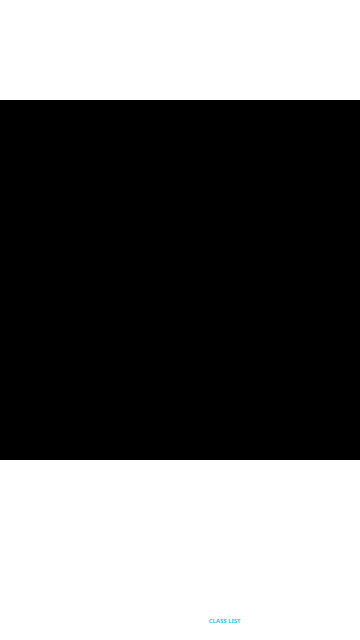
<?xml version="1.0" encoding="UTF-8"?>
<ui version="4.0">
 <class>Lecturer_Attendance_Scanner</class>
 <widget class="QMainWindow" name="Lecturer_Attendance_Scanner">
  <property name="geometry">
   <rect>
    <x>0</x>
    <y>0</y>
    <width>360</width>
    <height>640</height>
   </rect>
  </property>
  <property name="windowTitle">
   <string>Lecturer Attendance Scanner</string>
  </property>
  <property name="windowIcon">
   <iconset resource="resources.qrc">
    <normaloff>:/res/assets/presence_logo.png</normaloff>:/res/assets/presence_logo.png</iconset>
  </property>
  <widget class="QWidget" name="centralwidget">
   <property name="styleSheet">
    <string notr="true">QWidget #centralwidget {
	background-color: #FFFFFF;
}</string>
   </property>
   <widget class="QGroupBox" name="headerGroup">
    <property name="geometry">
     <rect>
      <x>0</x>
      <y>0</y>
      <width>360</width>
      <height>100</height>
     </rect>
    </property>
    <property name="styleSheet">
     <string notr="true">QGroupBox {
	border: 0px;
	border-radius: 0px;
}</string>
    </property>
    <property name="title">
     <string/>
    </property>
    <widget class="QLabel" name="headerHud">
     <property name="geometry">
      <rect>
       <x>0</x>
       <y>0</y>
       <width>360</width>
       <height>100</height>
      </rect>
     </property>
     <property name="styleSheet">
      <string notr="true"/>
     </property>
     <property name="text">
      <string/>
     </property>
     <property name="pixmap">
      <pixmap resource="resources.qrc">:/res/assets/header_short.png</pixmap>
     </property>
    </widget>
    <widget class="QPushButton" name="backButton">
     <property name="geometry">
      <rect>
       <x>15</x>
       <y>15</y>
       <width>30</width>
       <height>30</height>
      </rect>
     </property>
     <property name="styleSheet">
      <string notr="true">QPushButton {
	border: 0px;
	border-radius: 0px;
	background: none;
}

QPushButton:focus { 
	outline: none; 
}</string>
     </property>
     <property name="text">
      <string/>
     </property>
     <property name="icon">
      <iconset resource="resources.qrc">
       <normaloff>:/res/assets/back.png</normaloff>:/res/assets/back.png</iconset>
     </property>
     <property name="iconSize">
      <size>
       <width>30</width>
       <height>30</height>
      </size>
     </property>
     <property name="flat">
      <bool>true</bool>
     </property>
    </widget>
    <widget class="QLabel" name="headerSubjectCodeLabel">
     <property name="geometry">
      <rect>
       <x>55</x>
       <y>15</y>
       <width>250</width>
       <height>30</height>
      </rect>
     </property>
     <property name="font">
      <font>
       <family>Poppins</family>
       <pointsize>-1</pointsize>
       <italic>false</italic>
       <fontweight>DemiBold</fontweight>
      </font>
     </property>
     <property name="styleSheet">
      <string notr="true">QLabel {
	color: #FFF;
	text-align: center;
	font-family: Poppins;
	font-size: 24px;
	font-style: normal;
	font-weight: 600;
	line-height: normal;
}</string>
     </property>
     <property name="text">
      <string>SC&lt;?&gt;</string>
     </property>
     <property name="alignment">
      <set>Qt::AlignCenter</set>
     </property>
    </widget>
    <widget class="QLabel" name="headerSubjectDescLabel">
     <property name="geometry">
      <rect>
       <x>25</x>
       <y>40</y>
       <width>310</width>
       <height>15</height>
      </rect>
     </property>
     <property name="styleSheet">
      <string notr="true">QLabel {
	color: #FFFFFF;
	text-align: center;
	font-family: Poppins;
	font-size: 9px;
	font-style: normal;
	font-weight: 600;
	line-height: normal;
}</string>
     </property>
     <property name="text">
      <string>SD&lt;?&gt;</string>
     </property>
     <property name="alignment">
      <set>Qt::AlignCenter</set>
     </property>
    </widget>
    <widget class="QLabel" name="headerProgramLabel">
     <property name="geometry">
      <rect>
       <x>25</x>
       <y>60</y>
       <width>310</width>
       <height>20</height>
      </rect>
     </property>
     <property name="styleSheet">
      <string notr="true">QLabel {
	color: #FFFFFF;
	text-align: center;
	font-family: Poppins;
	font-size: 12px;
	font-style: normal;
	font-weight: 400;
	line-height: normal;
}</string>
     </property>
     <property name="text">
      <string>P&lt;?&gt; YS&lt;?&gt;</string>
     </property>
     <property name="alignment">
      <set>Qt::AlignCenter</set>
     </property>
    </widget>
   </widget>
   <widget class="QGroupBox" name="footerGroup">
    <property name="geometry">
     <rect>
      <x>0</x>
      <y>510</y>
      <width>360</width>
      <height>130</height>
     </rect>
    </property>
    <property name="styleSheet">
     <string notr="true">QGroupBox {
	border: 0px;
	border-radius: 0px;
}</string>
    </property>
    <property name="title">
     <string/>
    </property>
    <widget class="QLabel" name="footerHud">
     <property name="geometry">
      <rect>
       <x>10</x>
       <y>70</y>
       <width>340</width>
       <height>60</height>
      </rect>
     </property>
     <property name="text">
      <string/>
     </property>
     <property name="pixmap">
      <pixmap resource="resources.qrc">:/res/assets/footer.png</pixmap>
     </property>
     <property name="alignment">
      <set>Qt::AlignCenter</set>
     </property>
    </widget>
    <widget class="QPushButton" name="homeButton">
     <property name="geometry">
      <rect>
       <x>120</x>
       <y>77</y>
       <width>30</width>
       <height>30</height>
      </rect>
     </property>
     <property name="styleSheet">
      <string notr="true">QPushButton {
	border: 0px;
	border-radius: 0px;
	background: none;
}

QPushButton:focus { 
	outline: none; 
}</string>
     </property>
     <property name="text">
      <string/>
     </property>
     <property name="icon">
      <iconset resource="resources.qrc">
       <normaloff>:/res/assets/home_unselected.png</normaloff>:/res/assets/home_unselected.png</iconset>
     </property>
     <property name="iconSize">
      <size>
       <width>25</width>
       <height>25</height>
      </size>
     </property>
     <property name="flat">
      <bool>true</bool>
     </property>
    </widget>
    <widget class="QLabel" name="homeLabel">
     <property name="geometry">
      <rect>
       <x>105</x>
       <y>102</y>
       <width>60</width>
       <height>16</height>
      </rect>
     </property>
     <property name="styleSheet">
      <string notr="true">QLabel {
	color: #FFFFFF;
	text-align: center;
	font-family: Poppins;
	font-size: 6px;
	font-style: normal;
	font-weight: 500;
	line-height: normal;
}</string>
     </property>
     <property name="text">
      <string>HOME</string>
     </property>
     <property name="alignment">
      <set>Qt::AlignCenter</set>
     </property>
    </widget>
    <widget class="QPushButton" name="classListButton">
     <property name="geometry">
      <rect>
       <x>210</x>
       <y>77</y>
       <width>30</width>
       <height>30</height>
      </rect>
     </property>
     <property name="styleSheet">
      <string notr="true">QPushButton {
	border: 0px;
	border-radius: 0px;
	background: none;
}

QPushButton:focus { 
	outline: none; 
}</string>
     </property>
     <property name="text">
      <string/>
     </property>
     <property name="icon">
      <iconset resource="resources.qrc">
       <normaloff>:/res/assets/class_list_selected.png</normaloff>:/res/assets/class_list_selected.png</iconset>
     </property>
     <property name="iconSize">
      <size>
       <width>25</width>
       <height>25</height>
      </size>
     </property>
     <property name="flat">
      <bool>true</bool>
     </property>
    </widget>
    <widget class="QLabel" name="classListLabel">
     <property name="geometry">
      <rect>
       <x>195</x>
       <y>102</y>
       <width>60</width>
       <height>16</height>
      </rect>
     </property>
     <property name="styleSheet">
      <string notr="true">QLabel {
	color: #15CAE3;
	text-align: center;
	font-family: Poppins;
	font-size: 6px;
	font-style: normal;
	font-weight: 500;
	line-height: normal;
}</string>
     </property>
     <property name="text">
      <string>CLASS LIST</string>
     </property>
     <property name="alignment">
      <set>Qt::AlignCenter</set>
     </property>
    </widget>
    <widget class="QPushButton" name="confirmButton">
     <property name="enabled">
      <bool>false</bool>
     </property>
     <property name="geometry">
      <rect>
       <x>75</x>
       <y>25</y>
       <width>210</width>
       <height>40</height>
      </rect>
     </property>
     <property name="styleSheet">
      <string notr="true">QPushButton {
	border: 0px;
	border-radius: 0px;
	background: none;
}

QPushButton:focus { 
	outline: none; 
}</string>
     </property>
     <property name="text">
      <string/>
     </property>
     <property name="icon">
      <iconset resource="resources.qrc">
       <normaloff>:/res/assets/confirm.png</normaloff>:/res/assets/confirm.png</iconset>
     </property>
     <property name="iconSize">
      <size>
       <width>300</width>
       <height>50</height>
      </size>
     </property>
     <property name="flat">
      <bool>true</bool>
     </property>
    </widget>
   </widget>
   <widget class="QGroupBox" name="scannerGroup">
    <property name="geometry">
     <rect>
      <x>0</x>
      <y>100</y>
      <width>360</width>
      <height>440</height>
     </rect>
    </property>
    <property name="styleSheet">
     <string notr="true">QGroupBox {
	border: 0px;
	border-radius: 0px;
}</string>
    </property>
    <property name="title">
     <string/>
    </property>
    <widget class="QGroupBox" name="dataGroup">
     <property name="geometry">
      <rect>
       <x>25</x>
       <y>375</y>
       <width>310</width>
       <height>60</height>
      </rect>
     </property>
     <property name="sizePolicy">
      <sizepolicy hsizetype="Preferred" vsizetype="Preferred">
       <horstretch>0</horstretch>
       <verstretch>0</verstretch>
      </sizepolicy>
     </property>
     <property name="title">
      <string/>
     </property>
     <widget class="QLabel" name="dataHud">
      <property name="geometry">
       <rect>
        <x>0</x>
        <y>0</y>
        <width>310</width>
        <height>60</height>
       </rect>
      </property>
      <property name="text">
       <string/>
      </property>
      <property name="pixmap">
       <pixmap resource="resources.qrc">:/res/assets/data_display.png</pixmap>
      </property>
      <property name="scaledContents">
       <bool>false</bool>
      </property>
      <property name="alignment">
       <set>Qt::AlignCenter</set>
      </property>
     </widget>
     <widget class="QLabel" name="dataAvatarLabel">
      <property name="geometry">
       <rect>
        <x>10</x>
        <y>10</y>
        <width>40</width>
        <height>40</height>
       </rect>
      </property>
      <property name="text">
       <string/>
      </property>
      <property name="alignment">
       <set>Qt::AlignCenter</set>
      </property>
     </widget>
     <widget class="QLabel" name="dataNameLabel">
      <property name="geometry">
       <rect>
        <x>60</x>
        <y>12</y>
        <width>180</width>
        <height>10</height>
       </rect>
      </property>
      <property name="styleSheet">
       <string notr="true">QLabel {
	color: #FFFFFF;
	font-family: Poppins;
	font-size: 12px;
	font-style: normal;
	font-weight: 600;
	line-height: normal;
}</string>
      </property>
      <property name="text">
       <string/>
      </property>
     </widget>
     <widget class="QLabel" name="dataProgramLabel">
      <property name="geometry">
       <rect>
        <x>60</x>
        <y>25</y>
        <width>180</width>
        <height>10</height>
       </rect>
      </property>
      <property name="styleSheet">
       <string notr="true">QLabel {
	color: #FFFFFF;
	font-family: Poppins;
	font-size: 9px;
	font-style: normal;
	font-weight: 400;
	line-height: normal;
}</string>
      </property>
      <property name="text">
       <string/>
      </property>
     </widget>
     <widget class="QLabel" name="dataStudentIdLabel">
      <property name="geometry">
       <rect>
        <x>60</x>
        <y>40</y>
        <width>70</width>
        <height>10</height>
       </rect>
      </property>
      <property name="styleSheet">
       <string notr="true">QLabel {
	color: #21C5DF;
	font-family: Poppins;
	font-size: 9px;
	font-style: normal;
	font-weight: 400;
	line-height: normal;
}</string>
      </property>
      <property name="text">
       <string/>
      </property>
     </widget>
     <widget class="QLabel" name="dataIsRegularLabel">
      <property name="geometry">
       <rect>
        <x>130</x>
        <y>40</y>
        <width>70</width>
        <height>10</height>
       </rect>
      </property>
      <property name="styleSheet">
       <string notr="true">QLabel {
	color: #21C5DF;
	font-family: Poppins;
	font-size: 9px;
	font-style: normal;
	font-weight: 400;
	line-height: normal;
}</string>
      </property>
      <property name="text">
       <string/>
      </property>
     </widget>
    </widget>
    <widget class="QLabel" name="errorLabel">
     <property name="enabled">
      <bool>true</bool>
     </property>
     <property name="geometry">
      <rect>
       <x>25</x>
       <y>360</y>
       <width>310</width>
       <height>20</height>
      </rect>
     </property>
     <property name="styleSheet">
      <string notr="true">QLabel {
	background: none;
	color: #FF003D;
	font-family: Poppins;
	font-size: 10px;
	font-style: normal;
	font-weight: 600;
	line-height: normal;
}</string>
     </property>
     <property name="text">
      <string/>
     </property>
     <property name="alignment">
      <set>Qt::AlignCenter</set>
     </property>
    </widget>
    <widget class="QWidget" name="cameraView" native="true">
     <property name="geometry">
      <rect>
       <x>0</x>
       <y>0</y>
       <width>360</width>
       <height>360</height>
      </rect>
     </property>
     <property name="styleSheet">
      <string notr="true">QWidget {
	background-color: #000000;
}</string>
     </property>
     <widget class="QLabel" name="topLeft">
      <property name="geometry">
       <rect>
        <x>15</x>
        <y>10</y>
        <width>50</width>
        <height>60</height>
       </rect>
      </property>
      <property name="text">
       <string/>
      </property>
      <property name="pixmap">
       <pixmap resource="resources.qrc">:/res/assets/camera_corner_topleft.png</pixmap>
      </property>
     </widget>
     <widget class="QLabel" name="topRight">
      <property name="geometry">
       <rect>
        <x>295</x>
        <y>10</y>
        <width>50</width>
        <height>60</height>
       </rect>
      </property>
      <property name="text">
       <string/>
      </property>
      <property name="pixmap">
       <pixmap resource="resources.qrc">:/res/assets/camera_corner_topright.png</pixmap>
      </property>
     </widget>
     <widget class="QLabel" name="bottomLeft">
      <property name="geometry">
       <rect>
        <x>15</x>
        <y>290</y>
        <width>50</width>
        <height>60</height>
       </rect>
      </property>
      <property name="text">
       <string/>
      </property>
      <property name="pixmap">
       <pixmap resource="resources.qrc">:/res/assets/camera_corner_bottomleft.png</pixmap>
      </property>
     </widget>
     <widget class="QLabel" name="bottomRight">
      <property name="geometry">
       <rect>
        <x>295</x>
        <y>290</y>
        <width>50</width>
        <height>60</height>
       </rect>
      </property>
      <property name="text">
       <string/>
      </property>
      <property name="pixmap">
       <pixmap resource="resources.qrc">:/res/assets/camera_corner_bottomright.png</pixmap>
      </property>
     </widget>
     <widget class="QPushButton" name="captureButton">
      <property name="enabled">
       <bool>true</bool>
      </property>
      <property name="geometry">
       <rect>
        <x>75</x>
        <y>320</y>
        <width>210</width>
        <height>40</height>
       </rect>
      </property>
      <property name="styleSheet">
       <string notr="true">QPushButton {
	border: 0px;
	border-radius: 0px;
	background: none;
}

QPushButton:focus { 
	outline: none; 
}</string>
      </property>
      <property name="text">
       <string/>
      </property>
      <property name="icon">
       <iconset resource="resources.qrc">
        <normaloff>:/res/assets/capture.png</normaloff>:/res/assets/capture.png</iconset>
      </property>
      <property name="iconSize">
       <size>
        <width>300</width>
        <height>50</height>
       </size>
      </property>
      <property name="flat">
       <bool>true</bool>
      </property>
     </widget>
     <widget class="QPushButton" name="alternativeButton">
      <property name="enabled">
       <bool>true</bool>
      </property>
      <property name="geometry">
       <rect>
        <x>75</x>
        <y>10</y>
        <width>210</width>
        <height>40</height>
       </rect>
      </property>
      <property name="styleSheet">
       <string notr="true">QPushButton {
	border: 0px;
	border-radius: 0px;
	background: none;
}

QPushButton:focus { 
	outline: none; 
}</string>
      </property>
      <property name="text">
       <string/>
      </property>
      <property name="icon">
       <iconset resource="resources.qrc">
        <normaloff>:/res/assets/alternative_attendance.png</normaloff>:/res/assets/alternative_attendance.png</iconset>
      </property>
      <property name="iconSize">
       <size>
        <width>300</width>
        <height>50</height>
       </size>
      </property>
      <property name="flat">
       <bool>true</bool>
      </property>
     </widget>
    </widget>
   </widget>
   <zorder>footerGroup</zorder>
   <zorder>headerGroup</zorder>
   <zorder>scannerGroup</zorder>
  </widget>
 </widget>
 <resources>
  <include location="resources.qrc"/>
 </resources>
 <connections/>
</ui>
